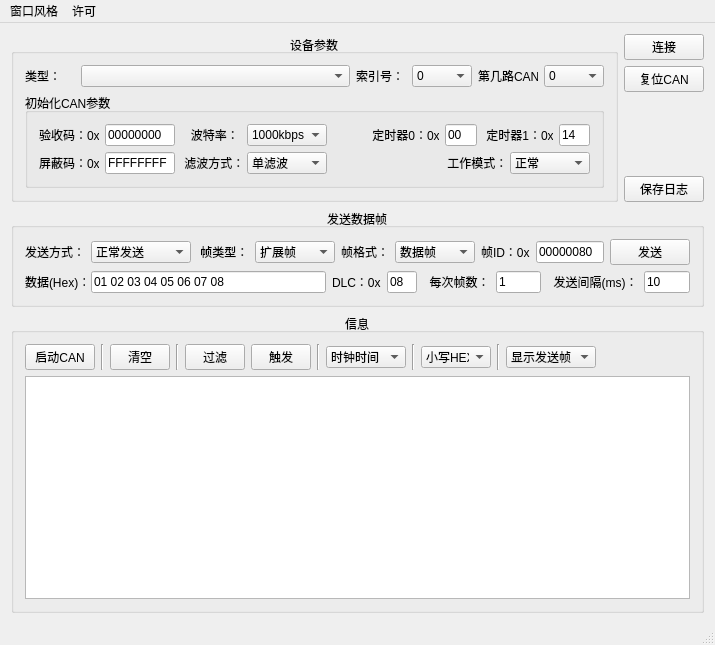
<?xml version="1.0" encoding="UTF-8"?>
<ui version="4.0">
 <class>MainWindow</class>
 <widget class="QMainWindow" name="MainWindow">
  <property name="geometry">
   <rect>
    <x>0</x>
    <y>0</y>
    <width>715</width>
    <height>645</height>
   </rect>
  </property>
  <property name="minimumSize">
   <size>
    <width>0</width>
    <height>135</height>
   </size>
  </property>
  <property name="windowTitle">
   <string>MainWindow</string>
  </property>
  <widget class="QWidget" name="centralWidget">
   <layout class="QVBoxLayout" name="verticalLayout_6">
    <item>
     <layout class="QHBoxLayout" name="horizontalLayout_5">
      <item>
       <widget class="QGroupBox" name="devParamGroupBox">
        <property name="title">
         <string>设备参数</string>
        </property>
        <property name="alignment">
         <set>Qt::AlignCenter</set>
        </property>
        <layout class="QVBoxLayout" name="verticalLayout_2">
         <item>
          <layout class="QHBoxLayout" name="horizontalLayout_2">
           <item>
            <widget class="QLabel" name="typeLabel">
             <property name="maximumSize">
              <size>
               <width>50</width>
               <height>16777215</height>
              </size>
             </property>
             <property name="text">
              <string>类型：</string>
             </property>
            </widget>
           </item>
           <item>
            <widget class="QComboBox" name="typeComboBox"/>
           </item>
           <item>
            <widget class="QLabel" name="indexNoLabel">
             <property name="maximumSize">
              <size>
               <width>50</width>
               <height>16777215</height>
              </size>
             </property>
             <property name="text">
              <string>索引号：</string>
             </property>
            </widget>
           </item>
           <item>
            <widget class="QComboBox" name="indexNoComboBox">
             <property name="maximumSize">
              <size>
               <width>60</width>
               <height>16777215</height>
              </size>
             </property>
             <item>
              <property name="text">
               <string>0</string>
              </property>
             </item>
             <item>
              <property name="text">
               <string>1</string>
              </property>
             </item>
             <item>
              <property name="text">
               <string>2</string>
              </property>
             </item>
             <item>
              <property name="text">
               <string>3</string>
              </property>
             </item>
             <item>
              <property name="text">
               <string>4</string>
              </property>
             </item>
             <item>
              <property name="text">
               <string>5</string>
              </property>
             </item>
             <item>
              <property name="text">
               <string>6</string>
              </property>
             </item>
             <item>
              <property name="text">
               <string>7</string>
              </property>
             </item>
            </widget>
           </item>
           <item>
            <widget class="QLabel" name="CANIndexLabel">
             <property name="maximumSize">
              <size>
               <width>60</width>
               <height>16777215</height>
              </size>
             </property>
             <property name="text">
              <string>第几路CAN：</string>
             </property>
            </widget>
           </item>
           <item>
            <widget class="QComboBox" name="CANIndexComboBox">
             <property name="maximumSize">
              <size>
               <width>60</width>
               <height>16777215</height>
              </size>
             </property>
             <item>
              <property name="text">
               <string>0</string>
              </property>
             </item>
             <item>
              <property name="text">
               <string>1</string>
              </property>
             </item>
             <item>
              <property name="text">
               <string>2</string>
              </property>
             </item>
             <item>
              <property name="text">
               <string>3</string>
              </property>
             </item>
            </widget>
           </item>
          </layout>
         </item>
         <item>
          <spacer name="verticalSpacer_2">
           <property name="orientation">
            <enum>Qt::Vertical</enum>
           </property>
           <property name="sizeHint" stdset="0">
            <size>
             <width>17</width>
             <height>32</height>
            </size>
           </property>
          </spacer>
         </item>
         <item>
          <widget class="QGroupBox" name="initCANParamGroupBox">
           <property name="minimumSize">
            <size>
             <width>0</width>
             <height>0</height>
            </size>
           </property>
           <property name="title">
            <string>初始化CAN参数</string>
           </property>
           <layout class="QVBoxLayout" name="verticalLayout">
            <item>
             <layout class="QHBoxLayout" name="horizontalLayout_4">
              <item>
               <widget class="QLabel" name="accessCodeLabel">
                <property name="minimumSize">
                 <size>
                  <width>60</width>
                  <height>0</height>
                 </size>
                </property>
                <property name="maximumSize">
                 <size>
                  <width>60</width>
                  <height>16777215</height>
                 </size>
                </property>
                <property name="text">
                 <string>验收码：0x</string>
                </property>
               </widget>
              </item>
              <item>
               <widget class="QLineEdit" name="accessCodeLineEdit">
                <property name="minimumSize">
                 <size>
                  <width>70</width>
                  <height>0</height>
                 </size>
                </property>
                <property name="maximumSize">
                 <size>
                  <width>70</width>
                  <height>16777215</height>
                 </size>
                </property>
                <property name="text">
                 <string>00000000</string>
                </property>
               </widget>
              </item>
              <item>
               <widget class="QLabel" name="baudrateLabel">
                <property name="minimumSize">
                 <size>
                  <width>60</width>
                  <height>0</height>
                 </size>
                </property>
                <property name="maximumSize">
                 <size>
                  <width>60</width>
                  <height>16777215</height>
                 </size>
                </property>
                <property name="text">
                 <string>   波特率：</string>
                </property>
               </widget>
              </item>
              <item>
               <widget class="QComboBox" name="baudrateComboBox">
                <property name="minimumSize">
                 <size>
                  <width>80</width>
                  <height>0</height>
                 </size>
                </property>
                <property name="maximumSize">
                 <size>
                  <width>80</width>
                  <height>16777215</height>
                 </size>
                </property>
                <item>
                 <property name="text">
                  <string>1000kbps</string>
                 </property>
                </item>
                <item>
                 <property name="text">
                  <string>800kbps</string>
                 </property>
                </item>
                <item>
                 <property name="text">
                  <string>500kbps</string>
                 </property>
                </item>
                <item>
                 <property name="text">
                  <string>250kbps</string>
                 </property>
                </item>
                <item>
                 <property name="text">
                  <string>125kbps</string>
                 </property>
                </item>
                <item>
                 <property name="text">
                  <string>100kbps</string>
                 </property>
                </item>
                <item>
                 <property name="text">
                  <string>50kbps</string>
                 </property>
                </item>
                <item>
                 <property name="text">
                  <string>20kbps</string>
                 </property>
                </item>
                <item>
                 <property name="text">
                  <string>10kbps</string>
                 </property>
                </item>
                <item>
                 <property name="text">
                  <string>5kbps</string>
                 </property>
                </item>
               </widget>
              </item>
              <item>
               <spacer name="horizontalSpacer_4">
                <property name="orientation">
                 <enum>Qt::Horizontal</enum>
                </property>
                <property name="sizeHint" stdset="0">
                 <size>
                  <width>40</width>
                  <height>20</height>
                 </size>
                </property>
               </spacer>
              </item>
              <item>
               <widget class="QLabel" name="timer0Label">
                <property name="minimumSize">
                 <size>
                  <width>70</width>
                  <height>0</height>
                 </size>
                </property>
                <property name="maximumSize">
                 <size>
                  <width>70</width>
                  <height>16777215</height>
                 </size>
                </property>
                <property name="text">
                 <string> 定时器0：0x</string>
                </property>
               </widget>
              </item>
              <item>
               <widget class="QLineEdit" name="timer0LineEdit">
                <property name="maximumSize">
                 <size>
                  <width>35</width>
                  <height>16777215</height>
                 </size>
                </property>
                <property name="text">
                 <string>00</string>
                </property>
               </widget>
              </item>
              <item>
               <widget class="QLabel" name="timer1Label">
                <property name="minimumSize">
                 <size>
                  <width>70</width>
                  <height>0</height>
                 </size>
                </property>
                <property name="maximumSize">
                 <size>
                  <width>70</width>
                  <height>16777215</height>
                 </size>
                </property>
                <property name="text">
                 <string> 定时器1：0x</string>
                </property>
               </widget>
              </item>
              <item>
               <widget class="QLineEdit" name="timer1LineEdit">
                <property name="maximumSize">
                 <size>
                  <width>35</width>
                  <height>16777215</height>
                 </size>
                </property>
                <property name="text">
                 <string>14</string>
                </property>
               </widget>
              </item>
             </layout>
            </item>
            <item>
             <layout class="QHBoxLayout" name="horizontalLayout_9">
              <item>
               <widget class="QLabel" name="maskCodeLabel">
                <property name="minimumSize">
                 <size>
                  <width>60</width>
                  <height>0</height>
                 </size>
                </property>
                <property name="maximumSize">
                 <size>
                  <width>60</width>
                  <height>16777215</height>
                 </size>
                </property>
                <property name="text">
                 <string>屏蔽码：0x</string>
                </property>
               </widget>
              </item>
              <item>
               <widget class="QLineEdit" name="maskCodeLineEdit">
                <property name="minimumSize">
                 <size>
                  <width>70</width>
                  <height>0</height>
                 </size>
                </property>
                <property name="maximumSize">
                 <size>
                  <width>70</width>
                  <height>16777215</height>
                 </size>
                </property>
                <property name="text">
                 <string>FFFFFFFF</string>
                </property>
               </widget>
              </item>
              <item>
               <widget class="QLabel" name="filterTypeLabel">
                <property name="minimumSize">
                 <size>
                  <width>60</width>
                  <height>0</height>
                 </size>
                </property>
                <property name="maximumSize">
                 <size>
                  <width>60</width>
                  <height>16777215</height>
                 </size>
                </property>
                <property name="text">
                 <string> 滤波方式：</string>
                </property>
               </widget>
              </item>
              <item>
               <widget class="QComboBox" name="filterTypeComboBox">
                <property name="minimumSize">
                 <size>
                  <width>80</width>
                  <height>0</height>
                 </size>
                </property>
                <property name="maximumSize">
                 <size>
                  <width>80</width>
                  <height>16777215</height>
                 </size>
                </property>
                <property name="currentIndex">
                 <number>1</number>
                </property>
                <item>
                 <property name="text">
                  <string>双滤波</string>
                 </property>
                </item>
                <item>
                 <property name="text">
                  <string>单滤波</string>
                 </property>
                </item>
               </widget>
              </item>
              <item>
               <spacer name="horizontalSpacer_3">
                <property name="orientation">
                 <enum>Qt::Horizontal</enum>
                </property>
                <property name="sizeHint" stdset="0">
                 <size>
                  <width>40</width>
                  <height>20</height>
                 </size>
                </property>
               </spacer>
              </item>
              <item>
               <widget class="QLabel" name="modeLabel">
                <property name="minimumSize">
                 <size>
                  <width>60</width>
                  <height>0</height>
                 </size>
                </property>
                <property name="maximumSize">
                 <size>
                  <width>60</width>
                  <height>16777215</height>
                 </size>
                </property>
                <property name="text">
                 <string> 工作模式：</string>
                </property>
               </widget>
              </item>
              <item>
               <widget class="QComboBox" name="modeComboBox">
                <property name="minimumSize">
                 <size>
                  <width>80</width>
                  <height>0</height>
                 </size>
                </property>
                <property name="maximumSize">
                 <size>
                  <width>80</width>
                  <height>16777215</height>
                 </size>
                </property>
                <item>
                 <property name="text">
                  <string>正常</string>
                 </property>
                </item>
                <item>
                 <property name="text">
                  <string>只听</string>
                 </property>
                </item>
               </widget>
              </item>
             </layout>
            </item>
           </layout>
          </widget>
         </item>
        </layout>
       </widget>
      </item>
      <item>
       <layout class="QVBoxLayout" name="verticalLayout_4">
        <item>
         <widget class="QPushButton" name="connectButton">
          <property name="text">
           <string>连接</string>
          </property>
          <property name="checkable">
           <bool>true</bool>
          </property>
         </widget>
        </item>
        <item>
         <widget class="QPushButton" name="resetCANButton">
          <property name="text">
           <string>复位CAN</string>
          </property>
         </widget>
        </item>
        <item>
         <spacer name="verticalSpacer">
          <property name="orientation">
           <enum>Qt::Vertical</enum>
          </property>
          <property name="sizeHint" stdset="0">
           <size>
            <width>20</width>
            <height>40</height>
           </size>
          </property>
         </spacer>
        </item>
        <item>
         <widget class="QPushButton" name="saveLogButton">
          <property name="text">
           <string>保存日志</string>
          </property>
         </widget>
        </item>
       </layout>
      </item>
     </layout>
    </item>
    <item>
     <widget class="QGroupBox" name="sendFrameGroupBox">
      <property name="title">
       <string>发送数据帧</string>
      </property>
      <property name="alignment">
       <set>Qt::AlignCenter</set>
      </property>
      <layout class="QVBoxLayout" name="verticalLayout_3">
       <item>
        <layout class="QHBoxLayout" name="horizontalLayout_6">
         <item>
          <widget class="QLabel" name="sendTypeLabel">
           <property name="maximumSize">
            <size>
             <width>60</width>
             <height>16777215</height>
            </size>
           </property>
           <property name="text">
            <string>发送方式：</string>
           </property>
          </widget>
         </item>
         <item>
          <widget class="QComboBox" name="sendTypeComboBox">
           <property name="minimumSize">
            <size>
             <width>100</width>
             <height>0</height>
            </size>
           </property>
           <property name="maximumSize">
            <size>
             <width>100</width>
             <height>16777215</height>
            </size>
           </property>
           <item>
            <property name="text">
             <string>正常发送</string>
            </property>
           </item>
           <item>
            <property name="text">
             <string>单次发送</string>
            </property>
           </item>
           <item>
            <property name="text">
             <string>自发自收</string>
            </property>
           </item>
           <item>
            <property name="text">
             <string>单次自发自收</string>
            </property>
           </item>
          </widget>
         </item>
         <item>
          <widget class="QLabel" name="frameTypeLabel">
           <property name="text">
            <string> 帧类型：</string>
           </property>
          </widget>
         </item>
         <item>
          <widget class="QComboBox" name="frameTypeComboBox">
           <property name="minimumSize">
            <size>
             <width>80</width>
             <height>0</height>
            </size>
           </property>
           <property name="maximumSize">
            <size>
             <width>80</width>
             <height>16777215</height>
            </size>
           </property>
           <property name="currentIndex">
            <number>1</number>
           </property>
           <item>
            <property name="text">
             <string>标准帧</string>
            </property>
           </item>
           <item>
            <property name="text">
             <string>扩展帧</string>
            </property>
           </item>
          </widget>
         </item>
         <item>
          <widget class="QLabel" name="frameFormatLabel">
           <property name="text">
            <string>帧格式：</string>
           </property>
          </widget>
         </item>
         <item>
          <widget class="QComboBox" name="frameFormatComboBox">
           <property name="minimumSize">
            <size>
             <width>80</width>
             <height>0</height>
            </size>
           </property>
           <property name="maximumSize">
            <size>
             <width>80</width>
             <height>16777215</height>
            </size>
           </property>
           <item>
            <property name="text">
             <string>数据帧</string>
            </property>
           </item>
           <item>
            <property name="text">
             <string>远程帧</string>
            </property>
           </item>
          </widget>
         </item>
         <item>
          <widget class="QLabel" name="frameIDLabel">
           <property name="text">
            <string>帧ID：0x</string>
           </property>
          </widget>
         </item>
         <item>
          <widget class="QLineEdit" name="frameIDLineEdit">
           <property name="text">
            <string>00000080</string>
           </property>
          </widget>
         </item>
         <item>
          <widget class="QPushButton" name="sendDataButton">
           <property name="text">
            <string>发送</string>
           </property>
          </widget>
         </item>
        </layout>
       </item>
       <item>
        <layout class="QHBoxLayout" name="horizontalLayout_7">
         <item>
          <widget class="QLabel" name="sendDataLabel">
           <property name="maximumSize">
            <size>
             <width>60</width>
             <height>16777215</height>
            </size>
           </property>
           <property name="text">
            <string>数据(Hex)：</string>
           </property>
          </widget>
         </item>
         <item>
          <widget class="QLineEdit" name="sendDataLineEdit">
           <property name="minimumSize">
            <size>
             <width>235</width>
             <height>0</height>
            </size>
           </property>
           <property name="text">
            <string>01 02 03 04 05 06 07 08</string>
           </property>
          </widget>
         </item>
         <item>
          <widget class="QLabel" name="DLCLabel">
           <property name="text">
            <string>DLC：0x</string>
           </property>
          </widget>
         </item>
         <item>
          <widget class="QLineEdit" name="DLCLineEdit">
           <property name="minimumSize">
            <size>
             <width>30</width>
             <height>0</height>
            </size>
           </property>
           <property name="maximumSize">
            <size>
             <width>30</width>
             <height>16777215</height>
            </size>
           </property>
           <property name="text">
            <string>08</string>
           </property>
          </widget>
         </item>
         <item>
          <widget class="QLabel" name="eachFrameNumLabel">
           <property name="text">
            <string>  每次帧数：</string>
           </property>
          </widget>
         </item>
         <item>
          <widget class="QLineEdit" name="sendFrameNumLineEdit">
           <property name="text">
            <string>1</string>
           </property>
          </widget>
         </item>
         <item>
          <widget class="QLabel" name="sendIntervalMsLabel">
           <property name="text">
            <string>  发送间隔(ms)：</string>
           </property>
          </widget>
         </item>
         <item>
          <widget class="QLineEdit" name="sendIntervalMsLineEdit">
           <property name="text">
            <string>10</string>
           </property>
          </widget>
         </item>
        </layout>
       </item>
      </layout>
     </widget>
    </item>
    <item>
     <widget class="QGroupBox" name="infoGroupBox">
      <property name="minimumSize">
       <size>
        <width>0</width>
        <height>300</height>
       </size>
      </property>
      <property name="title">
       <string>信息</string>
      </property>
      <property name="alignment">
       <set>Qt::AlignCenter</set>
      </property>
      <layout class="QVBoxLayout" name="verticalLayout_5">
       <item>
        <layout class="QHBoxLayout" name="horizontalLayout_8">
         <item>
          <widget class="QPushButton" name="startCANButton">
           <property name="maximumSize">
            <size>
             <width>70</width>
             <height>16777215</height>
            </size>
           </property>
           <property name="text">
            <string>启动CAN</string>
           </property>
           <property name="checkable">
            <bool>true</bool>
           </property>
          </widget>
         </item>
         <item>
          <widget class="Line" name="line_7">
           <property name="orientation">
            <enum>Qt::Vertical</enum>
           </property>
          </widget>
         </item>
         <item>
          <widget class="QPushButton" name="clearMsgButton">
           <property name="minimumSize">
            <size>
             <width>60</width>
             <height>0</height>
            </size>
           </property>
           <property name="maximumSize">
            <size>
             <width>60</width>
             <height>16777215</height>
            </size>
           </property>
           <property name="text">
            <string>清空</string>
           </property>
          </widget>
         </item>
         <item>
          <widget class="Line" name="line_8">
           <property name="orientation">
            <enum>Qt::Vertical</enum>
           </property>
          </widget>
         </item>
         <item>
          <widget class="QPushButton" name="filterButton">
           <property name="minimumSize">
            <size>
             <width>60</width>
             <height>0</height>
            </size>
           </property>
           <property name="maximumSize">
            <size>
             <width>60</width>
             <height>16777215</height>
            </size>
           </property>
           <property name="text">
            <string>过滤</string>
           </property>
          </widget>
         </item>
         <item>
          <widget class="QPushButton" name="triggerButton">
           <property name="minimumSize">
            <size>
             <width>60</width>
             <height>0</height>
            </size>
           </property>
           <property name="maximumSize">
            <size>
             <width>60</width>
             <height>16777215</height>
            </size>
           </property>
           <property name="text">
            <string>触发</string>
           </property>
          </widget>
         </item>
         <item>
          <widget class="Line" name="line_9">
           <property name="orientation">
            <enum>Qt::Vertical</enum>
           </property>
          </widget>
         </item>
         <item>
          <widget class="QComboBox" name="timeComboBox">
           <property name="minimumSize">
            <size>
             <width>80</width>
             <height>0</height>
            </size>
           </property>
           <item>
            <property name="text">
             <string>时钟时间</string>
            </property>
           </item>
           <item>
            <property name="text">
             <string>相对时间</string>
            </property>
           </item>
          </widget>
         </item>
         <item>
          <widget class="Line" name="line_10">
           <property name="orientation">
            <enum>Qt::Vertical</enum>
           </property>
          </widget>
         </item>
         <item>
          <widget class="QComboBox" name="caseHexComboBox">
           <property name="minimumSize">
            <size>
             <width>70</width>
             <height>0</height>
            </size>
           </property>
           <property name="maximumSize">
            <size>
             <width>70</width>
             <height>16777215</height>
            </size>
           </property>
           <item>
            <property name="text">
             <string>小写HEX</string>
            </property>
           </item>
           <item>
            <property name="text">
             <string>大写HEX</string>
            </property>
           </item>
          </widget>
         </item>
         <item>
          <widget class="Line" name="line_11">
           <property name="orientation">
            <enum>Qt::Vertical</enum>
           </property>
          </widget>
         </item>
         <item>
          <widget class="QComboBox" name="isHideSendFrameComboBox">
           <property name="minimumSize">
            <size>
             <width>90</width>
             <height>0</height>
            </size>
           </property>
           <property name="currentIndex">
            <number>1</number>
           </property>
           <item>
            <property name="text">
             <string>隐藏发送帧</string>
            </property>
           </item>
           <item>
            <property name="text">
             <string>显示发送帧</string>
            </property>
           </item>
          </widget>
         </item>
         <item>
          <spacer name="horizontalSpacer_2">
           <property name="orientation">
            <enum>Qt::Horizontal</enum>
           </property>
           <property name="sizeHint" stdset="0">
            <size>
             <width>40</width>
             <height>20</height>
            </size>
           </property>
          </spacer>
         </item>
        </layout>
       </item>
       <item>
        <widget class="QTableView" name="infoTableView"/>
       </item>
      </layout>
     </widget>
    </item>
   </layout>
  </widget>
  <widget class="QMenuBar" name="menuBar">
   <property name="geometry">
    <rect>
     <x>0</x>
     <y>0</y>
     <width>715</width>
     <height>23</height>
    </rect>
   </property>
   <widget class="QMenu" name="styleMenu">
    <property name="title">
     <string>窗口风格</string>
    </property>
   </widget>
   <widget class="QMenu" name="licenseMenu">
    <property name="title">
     <string>许可</string>
    </property>
    <addaction name="activateAction"/>
   </widget>
   <addaction name="styleMenu"/>
   <addaction name="licenseMenu"/>
  </widget>
  <widget class="QStatusBar" name="statusBar"/>
  <action name="activateAction">
   <property name="text">
    <string>激活</string>
   </property>
  </action>
 </widget>
 <layoutdefault spacing="6" margin="11"/>
 <resources/>
 <connections/>
</ui>
